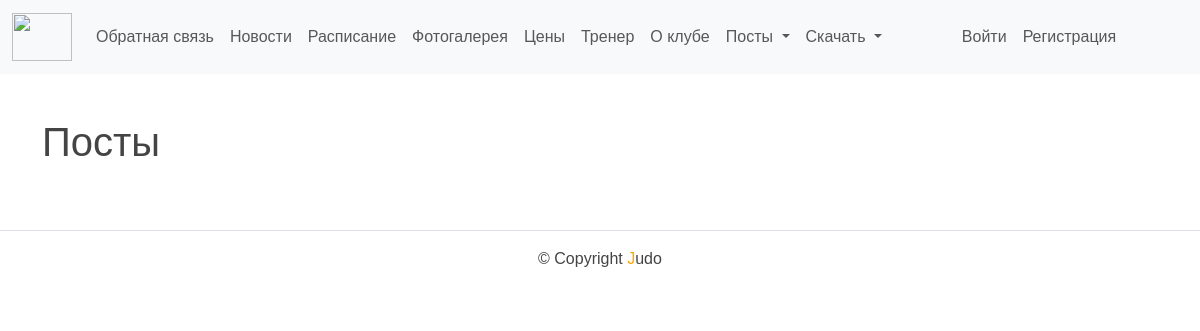
/post_list/, run on an earlier commit of the app's database.
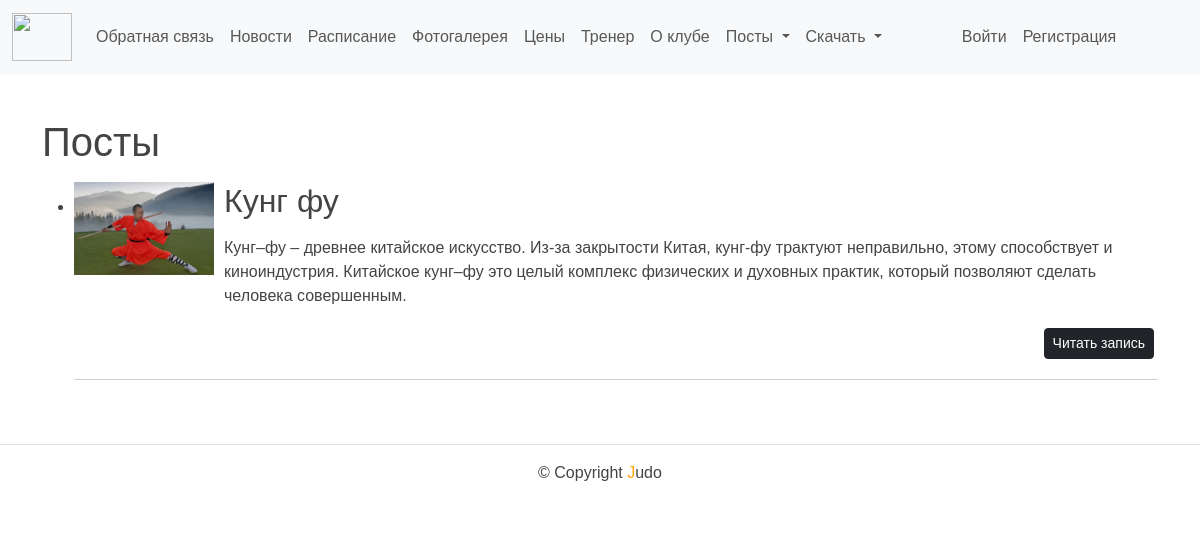
And on a later commit of the database.
### backend/models.py (models this page shows, shortened)
class Posts(models.Model):
    title = models.CharField(max_length=255)
    slug = models.SlugField(max_length=255, unique=True, db_index=True, verbose_name="URL")
    content = models.TextField(blank=True)
    photo = models.ImageField(upload_to="photos/%Y/%m/%d/")
    time_create = models.DateTimeField(auto_now_add=True)
    time_update = models.DateTimeField(auto_now=True)
    is_published = models.BooleanField(default=True)
    def get_absolute_url(self):
        return reverse('backend:read_post', kwargs={'post_slug': self.slug})
    class Meta:
        verbose_name = 'Посты'
        verbose_name_plural = 'Посты'
        ordering = ['time_create', 'title']

### backend/views.py (the view)
# urls.py: path('post_list/', post_list, name='post_list'),
def post_list(request):
    posts = Posts.objects.all()
    paginator = Paginator(posts, 2)
    page_number = request.GET.get('page')
    page_obj = paginator.get_page(page_number)
    context = {
        'page_obj': page_obj,
        'menu': menu,
        'title': 'Посты',
    }
    return render(request, 'backend/posts.html', context=context)

### templates/backend/posts.html (shortened to what this page needs)
{% extends 'base.html' %}
{% block content %}
<h1>{{ title }}</h1>
<ul>
    {% for p in page_obj %}
    <li>
        {% if p.photo %}
            <p><img class="img-article-left thumb" src="{{p.photo.url}}"></p>
        {% endif %}
        <h2>{{p.title}}</h2>
        <p>{{p.content|linebreaks|truncatewords:50}}</p>
        <p style="text-align: right;">
            <a href="{{ p.get_absolute_url }}">
                <button type="submit" class="btn btn-dark btn-block btn-sm m-1">Читать запись</button>
            </a>
        </p>
        <hr>
    </li>
    {% endfor %}
</ul>
{% endblock %}

What changed in the data, as far as the page shows it:
added Posts: photo (picture), title "Кунг фу", content "Кунг–фу – древнее китайское искусство. Из-за закрытости Китая, кунг-фу трактуют неправильно, этому способствует и киноиндустрия. Китайское кунг–фу это целый комплекс физических и духовных практик, который позволяют сделать человека совершенным."
